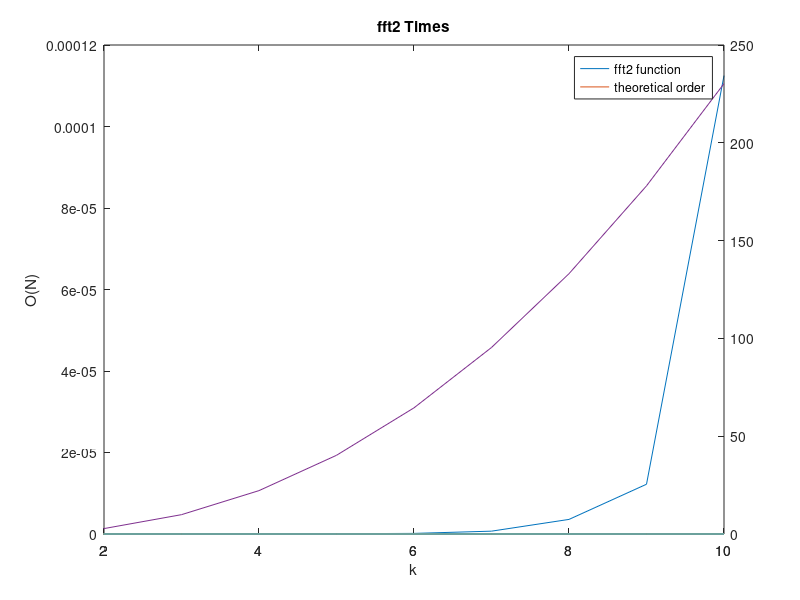

Write MATLAB code to recreate this figure.
%  Niras Dimitris 8057
%  diminira@auth.gr
%  Ergasia 1 
%  demo1a

clear all
close all

Nmax = 10;
rep = 100;
sum = zeros(Nmax);
order = zeros(Nmax);

for N=2:Nmax
    z = rand(2.^N,2.^N);
    for i=1:rep
        tic
        fft2(z);
        sum(N) =+ toc;
    end
    sum(N) = sum(N) / rep;
    order(N) = N * N * log(N);
end

N = 1:Nmax;
figure;
plotyy(N,sum,N,order);
legend({'fft2 function','theoretical order'});
title('fft2 Times');
xlabel('k');
ylabel('O(N)');
xlim([2 Nmax]);